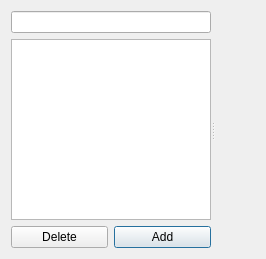
<?xml version="1.0" encoding="UTF-8"?>
<ui version="4.0">
 <class>Contacts</class>
 <widget class="QDialog" name="Contacts">
  <property name="geometry">
   <rect>
    <x>0</x>
    <y>0</y>
    <width>266</width>
    <height>259</height>
   </rect>
  </property>
  <property name="windowTitle">
   <string>Contacts</string>
  </property>
  <layout class="QGridLayout" name="gridLayout">
   <item row="0" column="0">
    <widget class="QSplitter" name="splitter">
     <property name="orientation">
      <enum>Qt::Horizontal</enum>
     </property>
     <widget class="QWidget" name="layoutWidget">
      <layout class="QVBoxLayout" name="verticalLayout">
       <item>
        <widget class="QLineEdit" name="filter"/>
       </item>
       <item>
        <widget class="QListView" name="contacts">
         <property name="sizePolicy">
          <sizepolicy hsizetype="Expanding" vsizetype="Expanding">
           <horstretch>0</horstretch>
           <verstretch>0</verstretch>
          </sizepolicy>
         </property>
         <property name="minimumSize">
          <size>
           <width>200</width>
           <height>0</height>
          </size>
         </property>
        </widget>
       </item>
       <item>
        <layout class="QHBoxLayout" name="horizontalLayout">
         <item>
          <widget class="QPushButton" name="remove">
           <property name="text">
            <string>Delete</string>
           </property>
          </widget>
         </item>
         <item>
          <widget class="QPushButton" name="add">
           <property name="default">
            <bool>true</bool>
           </property>
           <property name="text">
            <string>Add</string>
           </property>
          </widget>
         </item>
        </layout>
       </item>
      </layout>
     </widget>
     <widget class="QWidget" name="oneContact" native="true">
      <property name="sizePolicy">
       <sizepolicy hsizetype="Expanding" vsizetype="Preferred">
        <horstretch>0</horstretch>
        <verstretch>0</verstretch>
       </sizepolicy>
      </property>
     </widget>
    </widget>
   </item>
  </layout>
 </widget>
 <tabstops>
  <tabstop>filter</tabstop>
  <tabstop>contacts</tabstop>
  <tabstop>remove</tabstop>
  <tabstop>add</tabstop>
 </tabstops>
 <resources/>
 <connections/>
</ui>
